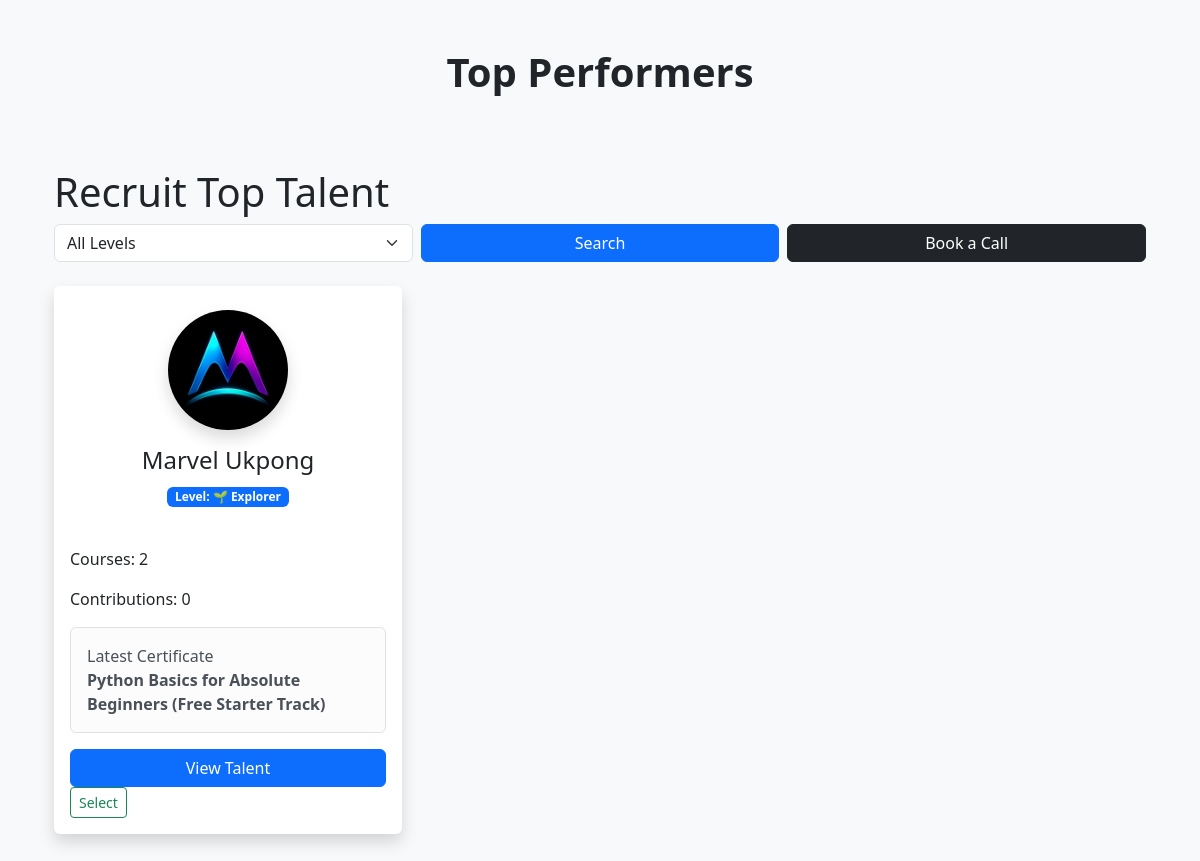
Before: /recruit/recruit/ with the older database file.
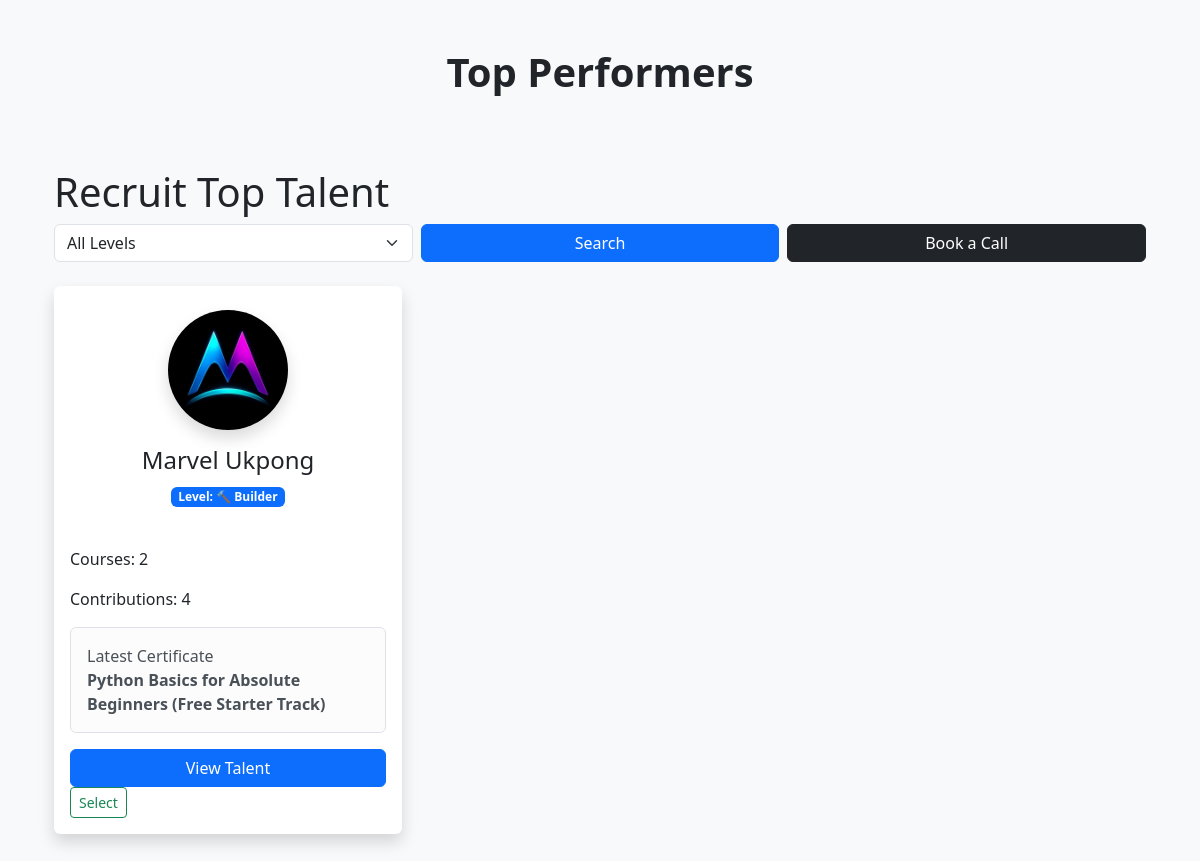
After: the same page with the newer database file.
### users/models.py (models this page shows, shortened)
class StudentReputation(models.Model):
    user = models.OneToOneField(
        settings.AUTH_USER_MODEL,
        on_delete=models.CASCADE
    )
    completed_courses = models.IntegerField(default=0)
    github_contributions = models.IntegerField(default=0)
    assignments_submitted = models.IntegerField(default=0)
    live_attendance = models.IntegerField(default=0)
    mentor_sessions = models.IntegerField(default=0)
    project_contribution_grade = models.IntegerField(default=0)
    total_score = models.IntegerField(default=0)
    updated_at = models.DateTimeField(auto_now=True)
    @property
    def badge(self):
        if self.total_score >= 800:
           return "🏆 Elite Developer"
        elif self.total_score >= 500:
           return "⭐ Expert Developer"
        elif self.total_score >= 250:
           return "🚀 Professional Developer"
        elif self.total_score >= 100:
           return "🔨 Builder"
        return "🌱 Explorer"

class User(AbstractUser):
    student_id = models.CharField(max_length=20, unique=True, blank=True)
    fullname = models.CharField(max_length=50)
    phone = models.CharField(max_length=20)
    country = models.CharField(max_length=100)
    email = models.EmailField(max_length=254, unique=True)
    github_username = models.CharField(
    max_length=100,
    blank=True,
    null=True
    )
    profile_image = models.ImageField(upload_to='profiles/', blank=True)
    is_verified = models.BooleanField(default=False)
    verified_at = models.DateTimeField(
    null=True,
    blank=True
    )

### courses/models.py (models this page shows, shortened)
class Certificate(models.Model):
    CERT_TYPE = (
        ("completion", "Completion"),
        ("participation", "Participation"),
        ("achievement", "Achievement"),
    )
    student = models.ForeignKey(User, on_delete=models.CASCADE)
    course = models.ForeignKey(Course, on_delete=models.CASCADE)
    certificate_type = models.CharField(
        max_length=20,
        choices=CERT_TYPE,
        default="completion",
    )
    certificate_id = models.CharField(
        max_length=50,
        unique=True,
    )
    issued_date = models.DateTimeField(auto_now_add=True)
    certificate_template = models.ImageField(
        upload_to="certificate_templates/",
        blank=True,
        null=True
    )
    class Meta:
        unique_together = ['student', 'course', 'certificate_type']

class Course(models.Model):
    COURSE_TYPE = (
        ("recorded", "Recorded"),
        ("live", "Live"),
    )
    PAYMENT_TYPE = (
        ('transfer', 'transfer'),
        ('mastercard',  'Mastercard')
    )
    title = models.CharField(max_length=200)
    description = models.TextField()
    price = models.DecimalField(max_digits=8, decimal_places=2)
    payment_type = models.CharField(max_length=10, choices=PAYMENT_TYPE, default="transfer")
    course_type = models.CharField(
        max_length=10,
        choices=COURSE_TYPE,
        default="recorded"
    )
    discount_active = models.BooleanField(default=False)
    discount_percentage = models.PositiveIntegerField(
        default=0
    )
    first_200_discount = models.DecimalField(
        max_digits=5,
        decimal_places=2,
        default=0
    )
    discount_expiry = models.DateTimeField(
        null=True,
        blank=True
    )
    enrollment_open = models.DateTimeField(null=True, blank=True)
    created_at = models.DateTimeField(auto_now_add=True)

### recruit/views.py (the view)
def recruit_home(request):
    level = request.GET.get("level")  # filter
    performers = (
        StudentReputation.objects
        .select_related("user")
        .filter(user__is_verified=True)
        .exclude(user__profile_image="")
        .order_by("-total_score")
    )
    if level in LEVEL_MAP:
        min_score = LEVEL_MAP[level]
        performers = performers.filter(
            total_score__gte=min_score
        )
    performers = performers[:50]
    latest_certificates = {}
    for p in performers:
        latest_certificates[p.user.id] = (
            Certificate.objects
            .filter(student=p.user)
            .order_by("-issued_date")
            .first()
        )
    request.session.setdefault("selected_students", [])
    selected = request.session["selected_students"]
    return render(request, "recruit/top_performers.html", {
        "performers": performers,
        "latest_certificates": latest_certificates,
        "selected_level": level,
        "selected": selected
    })

### core/templatetags/custom_tags.py (called while the page is built)
@register.filter
def get_item(dictionary, key):
    return dictionary.get(key)

### recruit/templates/recruit/top_performers.html (shortened to what this page needs)
{% extends 'base.html' %}
{% load static %}
{% load custom_tags %}
{% block content %}
<section class="py-5 bg-light">
<div class="container">
<h1 class="fw-bold text-center mb-5">
Top Performers
</h1>
<div class="container py-4">
<h1>Recruit Top Talent</h1>
<form method="GET" class="row g-2 mb-4">
<div class="col-md-4">
<select name="level" class="form-select">
<option value="">All Levels</option>
</select>
</div>
<div class="col-md-4">
<button class="btn btn-primary w-100">
Search
</button>
</div>
<div class="col-md-4">
<a href="{% url 'book_call' %}"
class="btn btn-dark w-100">
Book a Call
</a>
</div>
</form>
<div class="row g-4">
{% for performer in performers %}
<div class="col-lg-4 col-md-6">
<div class="card border-0 shadow h-100">
<div class="text-center p-4">
<img
src="{% if performer.user.profile_image %}{{ performer.user.profile_image.url }}{% else %}{% static 'images/default-avatar.png' %}{% endif %}"
class="rounded-circle shadow"
width="120"
height="120">
<h4 class="mt-3">
{{ performer.user.fullname }}
</h4>
<span class="badge bg-primary">
Level:
{{ performer.badge }}
</span>
</div>
<div class="card-body">
<p>
Courses:
{{ performer.completed_courses }}
</p>
<p>
Contributions:
{{ performer.github_contributions }}
</p>
{% with latest_certificates|get_item:performer.user.id as cert %}
{% if cert %}
<div class="alert alert-light border">
Latest Certificate
<br>
<b>{{ cert.course.title }}</b>
</div>
{% endif %}
{% endwith %}
<a
href="{% url 'talent_detail' performer.user.username %}"
class="btn btn-primary w-100">
View Talent
</a>
<a href="{% url 'toggle_student' performer.user.id %}"
class="btn btn-outline-success btn-sm">
Select
</a>
</div>
</div>
</div>
{% endfor %}
</div>
</div>
</section>
{% endblock %}

Changed rows visible on the page:
changed StudentReputation "Marvel Ukpong": badge "🌱 Explorer" → "🔨 Builder"; github_contributions "0" → "4"
